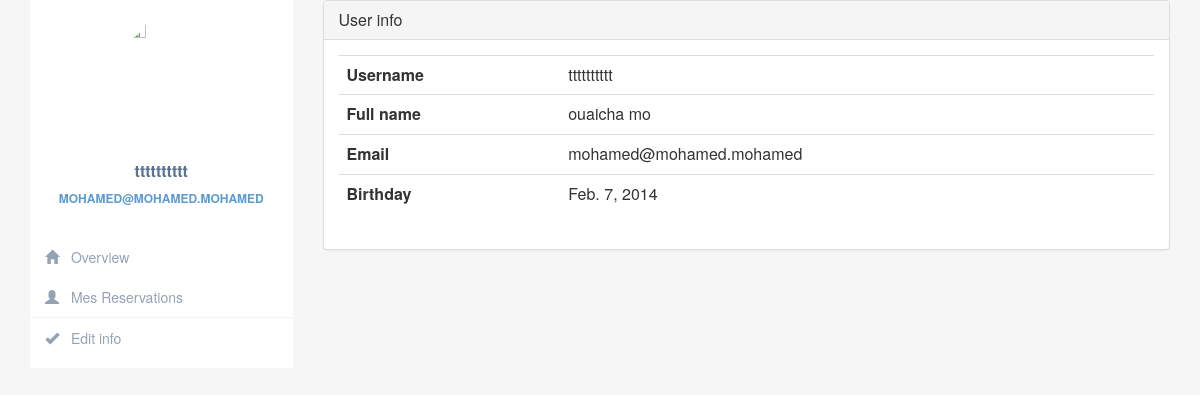
/profile/ (signed in), run on the app's committed database.
### myfirstapp/models.py (models this page shows, shortened)
class CustomUser(AbstractUser):
    email = models.EmailField(unique=True)
    password = models.CharField(max_length=128)  # Use a more secure method for storing passwords
    birth_date = models.DateField(null=True, blank=True)
    first_name = models.CharField(max_length=30)
    last_name = models.CharField(max_length=30)
    groups = models.ManyToManyField(
        "auth.Group",
        related_name="customuser_set",
        blank=True,
        help_text="The groups this user belongs to. A user will get all permissions granted to each of their groups.",
        verbose_name="groups",
    )
    user_permissions = models.ManyToManyField(
        "auth.Permission",
        related_name="customuser_set",
        blank=True,
        help_text="Specific permissions for this user.",
        verbose_name="user permissions",
    )

### myfirstapp/views.py (the view)
# urls.py: path('profile/', profile, name='profile'),
def profile(request):
    my_reservations = Reservation.objects.filter(my_user=request.user)
    context = {
        'my_reservations': my_reservations,
    }
    return render(request, 'myfirstapp/profile.html', context)

### myfirstapp/templates/myfirstapp/profile.html (shortened to what this page needs)
{% load static %}
<link rel="stylesheet" href="https://maxcdn.bootstrapcdn.com/bootstrap/3.3.7/css/bootstrap.min.css">
<link href="{% static 'css/profile.css' %}" rel="stylesheet">
<body class="font-primary">
    <div class="container-fluid">
        <div class="row">
            <div class="col-md-12">
                <div class="col-md-3">
                    <div class="profile-sidebar">
                        <div class="profile-userpic">
                            <img src="{% static '/imgs/1.jpg' %}" class="img-responsive" alt="">
                        </div>
                        <div class="profile-usertitle">
                            <div class="profile-usertitle-name">
                                {{ user.username }}
                            </div>
                            <div class="profile-usertitle-job">
                                {{ user.email }}
                            </div>
                        </div>
                        <div class="profile-usermenu">
                            <ul class="nav">
                                <li class="active" id="overview-btn">
                                    <a href="#">
                                        <i class="glyphicon glyphicon-home"></i>
                                        Overview </a>
                                </li>
                                <li id="reservations-btn">
                                    <a href="#">
                                        <i class="glyphicon glyphicon-user"></i>
                                        Mes Reservations </a>
                                </li>
                                <li id="edit-info-btn">
                                    <a href="#">
                                        <i class="glyphicon glyphicon-ok"></i>
                                        Edit info </a>
                                </li>
                            </ul>
                        </div>
                    </div>
                </div>
                <div class="col-md-9">
                    <div class="profile-content">
                        <div class="panel panel-default" id="overview">
                            <div class="panel-heading">
                                <h4 class="panel-title">User info</h4>
                            </div>
                            <div class="panel-body">
                                <table class="table profile__table">
                                    <tbody>
                                        <tr>
                                            <th><strong>Username</strong></th>
                                            <td>{{ user.username }}</td>
                                        </tr>
                                        <tr>
                                            <th><strong>Full name</strong></th>
                                            <td>{{ user.first_name }} {{ user.last_name }}</td>
                                        <tr>
                                            <th><strong>Email</strong></th>
                                            <td>{{ user.email }}</td>
                                        </tr>
                                        <tr>
                                            <th><strong>Birthday</strong></th>
                                            <td>{{ user.birth_date }}</td>
                                        </tr>
                                    </tbody>
                                </table>
                            </div>
                        </div>
                    </div>
                </div>
            </div>
        </div>
    </div>
</body>

### static/css/profile.css (style rules this page uses)
body { background-color: #f6f6f6; }
.profile-sidebar { padding: 20px 0 10px 0; background: #fff; }
.profile-userpic img { float: none; margin: 0 auto; width: 30%; height: 15%; -webkit-border-radius: 50% !important; -moz-border-radius: 50% !important; border-radius: 50% !important; }
.profile-usertitle { text-align: center; margin-top: 20px; }
.profile-usertitle-name { color: #5a7391; font-size: 16px; font-weight: 600; margin-bottom: 7px; }
.profile-usertitle-job { text-transform: uppercase; color: #5b9bd1; font-size: 12px; font-weight: 600; margin-bottom: 15px; }
.profile-usermenu { margin-top: 30px; }
.profile-usermenu ul li { border-bottom: 1px solid #f0f4f7; }
.profile-usermenu ul li:last-child { border-bottom: none; }
.profile-usermenu ul li a { color: #93a3b5; font-size: 14px; font-weight: 400; }
.profile-usermenu ul li a i { margin-right: 8px; font-size: 14px; }
.profile-usermenu ul li.active { border-bottom: none }

### data on the page
CustomUser: username "tttttttttt", email "MOHAMED@MOHAMED.MOHAMED", first_name "ouaicha", last_name "mo", email "mohamed@mohamed.mohamed", birth_date "Feb. 7, 2014"
